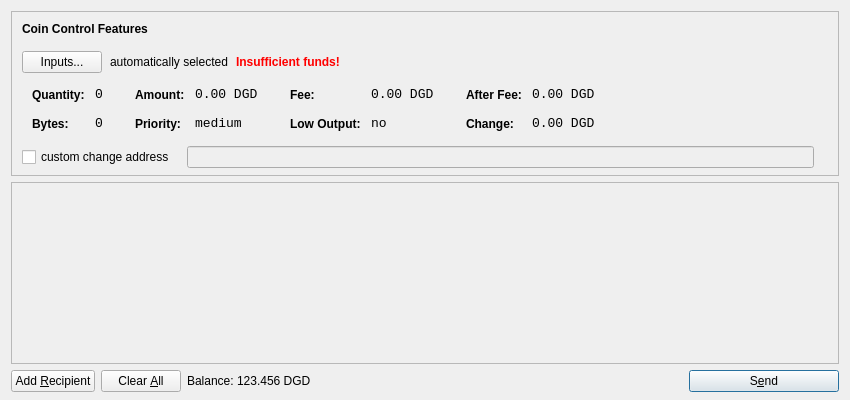
<?xml version="1.0" encoding="UTF-8"?>
<ui version="4.0">
 <class>SendCoinsDialog</class>
 <widget class="QDialog" name="SendCoinsDialog">
  <property name="geometry">
   <rect>
    <x>0</x>
    <y>0</y>
    <width>850</width>
    <height>400</height>
   </rect>
  </property>
  <property name="windowTitle">
   <string>Send Coins</string>
  </property>
  <layout class="QVBoxLayout" name="verticalLayout" stretch="0,1,0">
   <property name="bottomMargin">
    <number>8</number>
   </property>
   <item>
    <widget class="QFrame" name="frameCoinControl">
     <property name="sizePolicy">
      <sizepolicy hsizetype="Expanding" vsizetype="Expanding">
       <horstretch>0</horstretch>
       <verstretch>0</verstretch>
      </sizepolicy>
     </property>
     <property name="maximumSize">
      <size>
       <width>16777215</width>
       <height>16777215</height>
      </size>
     </property>
     <property name="frameShape">
      <enum>QFrame::StyledPanel</enum>
     </property>
     <property name="frameShadow">
      <enum>QFrame::Sunken</enum>
     </property>
     <layout class="QVBoxLayout" name="verticalLayoutCoinControl2">
      <property name="spacing">
       <number>-1</number>
      </property>
      <property name="leftMargin">
       <number>0</number>
      </property>
      <property name="topMargin">
       <number>0</number>
      </property>
      <property name="rightMargin">
       <number>0</number>
      </property>
      <property name="bottomMargin">
       <number>6</number>
      </property>
      <item>
       <layout class="QVBoxLayout" name="verticalLayoutCoinControl" stretch="0,0,0,0,1">
        <property name="spacing">
         <number>0</number>
        </property>
        <property name="leftMargin">
         <number>10</number>
        </property>
        <property name="topMargin">
         <number>10</number>
        </property>
        <item>
         <layout class="QHBoxLayout" name="horizontalLayoutCoinControl1">
          <property name="bottomMargin">
           <number>15</number>
          </property>
          <item>
           <widget class="QLabel" name="labelCoinControlFeatures">
            <property name="sizePolicy">
             <sizepolicy hsizetype="Preferred" vsizetype="Maximum">
              <horstretch>0</horstretch>
              <verstretch>0</verstretch>
             </sizepolicy>
            </property>
            <property name="font">
             <font>
              <weight>75</weight>
              <bold>true</bold>
             </font>
            </property>
            <property name="styleSheet">
             <string notr="true">font-weight:bold;</string>
            </property>
            <property name="text">
             <string>Coin Control Features</string>
            </property>
           </widget>
          </item>
         </layout>
        </item>
        <item>
         <layout class="QHBoxLayout" name="horizontalLayoutCoinControl2" stretch="0,0,0,0">
          <property name="spacing">
           <number>8</number>
          </property>
          <property name="bottomMargin">
           <number>10</number>
          </property>
          <item>
           <widget class="QPushButton" name="pushButtonCoinControl">
            <property name="styleSheet">
             <string notr="true"/>
            </property>
            <property name="text">
             <string>Inputs...</string>
            </property>
           </widget>
          </item>
          <item>
           <widget class="QLabel" name="labelCoinControlAutomaticallySelected">
            <property name="text">
             <string>automatically selected</string>
            </property>
            <property name="margin">
             <number>5</number>
            </property>
           </widget>
          </item>
          <item>
           <widget class="QLabel" name="labelCoinControlInsuffFunds">
            <property name="font">
             <font>
              <weight>75</weight>
              <bold>true</bold>
             </font>
            </property>
            <property name="styleSheet">
             <string notr="true">color:red;font-weight:bold;</string>
            </property>
            <property name="text">
             <string>Insufficient funds!</string>
            </property>
            <property name="margin">
             <number>5</number>
            </property>
           </widget>
          </item>
          <item>
           <spacer name="horizontalSpacerCoinControl">
            <property name="orientation">
             <enum>Qt::Horizontal</enum>
            </property>
            <property name="sizeHint" stdset="0">
             <size>
              <width>40</width>
              <height>1</height>
             </size>
            </property>
           </spacer>
          </item>
         </layout>
        </item>
        <item>
         <widget class="QWidget" name="widgetCoinControl" native="true">
          <property name="sizePolicy">
           <sizepolicy hsizetype="Preferred" vsizetype="Preferred">
            <horstretch>0</horstretch>
            <verstretch>0</verstretch>
           </sizepolicy>
          </property>
          <property name="minimumSize">
           <size>
            <width>0</width>
            <height>0</height>
           </size>
          </property>
          <property name="styleSheet">
           <string notr="true"/>
          </property>
          <layout class="QHBoxLayout" name="horizontalLayoutCoinControl5">
           <property name="margin">
            <number>0</number>
           </property>
           <item>
            <layout class="QHBoxLayout" name="horizontalLayoutCoinControl3" stretch="0,0,0,1">
             <property name="spacing">
              <number>20</number>
             </property>
             <property name="topMargin">
              <number>0</number>
             </property>
             <property name="bottomMargin">
              <number>10</number>
             </property>
             <item>
              <layout class="QFormLayout" name="formLayoutCoinControl1">
               <property name="horizontalSpacing">
                <number>10</number>
               </property>
               <property name="verticalSpacing">
                <number>14</number>
               </property>
               <property name="leftMargin">
                <number>10</number>
               </property>
               <property name="topMargin">
                <number>4</number>
               </property>
               <property name="rightMargin">
                <number>6</number>
               </property>
               <item row="0" column="0">
                <widget class="QLabel" name="labelCoinControlQuantityText">
                 <property name="styleSheet">
                  <string notr="true">font-weight:bold;</string>
                 </property>
                 <property name="text">
                  <string>Quantity:</string>
                 </property>
                 <property name="margin">
                  <number>0</number>
                 </property>
                </widget>
               </item>
               <item row="0" column="1">
                <widget class="QLabel" name="labelCoinControlQuantity">
                 <property name="font">
                  <font>
                   <family>Monospace</family>
                   <pointsize>10</pointsize>
                  </font>
                 </property>
                 <property name="cursor">
                  <cursorShape>IBeamCursor</cursorShape>
                 </property>
                 <property name="contextMenuPolicy">
                  <enum>Qt::ActionsContextMenu</enum>
                 </property>
                 <property name="text">
                  <string notr="true">0</string>
                 </property>
                 <property name="margin">
                  <number>0</number>
                 </property>
                 <property name="textInteractionFlags">
                  <set>Qt::LinksAccessibleByMouse|Qt::TextSelectableByKeyboard|Qt::TextSelectableByMouse</set>
                 </property>
                </widget>
               </item>
               <item row="1" column="0">
                <widget class="QLabel" name="labelCoinControlBytesText">
                 <property name="styleSheet">
                  <string notr="true">font-weight:bold;</string>
                 </property>
                 <property name="text">
                  <string>Bytes:</string>
                 </property>
                </widget>
               </item>
               <item row="1" column="1">
                <widget class="QLabel" name="labelCoinControlBytes">
                 <property name="font">
                  <font>
                   <family>Monospace</family>
                   <pointsize>10</pointsize>
                  </font>
                 </property>
                 <property name="cursor">
                  <cursorShape>IBeamCursor</cursorShape>
                 </property>
                 <property name="contextMenuPolicy">
                  <enum>Qt::ActionsContextMenu</enum>
                 </property>
                 <property name="text">
                  <string notr="true">0</string>
                 </property>
                 <property name="textInteractionFlags">
                  <set>Qt::LinksAccessibleByMouse|Qt::TextSelectableByKeyboard|Qt::TextSelectableByMouse</set>
                 </property>
                </widget>
               </item>
              </layout>
             </item>
             <item>
              <layout class="QFormLayout" name="formLayoutCoinControl2">
               <property name="horizontalSpacing">
                <number>10</number>
               </property>
               <property name="verticalSpacing">
                <number>14</number>
               </property>
               <property name="leftMargin">
                <number>6</number>
               </property>
               <property name="topMargin">
                <number>4</number>
               </property>
               <property name="rightMargin">
                <number>6</number>
               </property>
               <item row="0" column="0">
                <widget class="QLabel" name="labelCoinControlAmountText">
                 <property name="styleSheet">
                  <string notr="true">font-weight:bold;</string>
                 </property>
                 <property name="text">
                  <string>Amount:</string>
                 </property>
                 <property name="margin">
                  <number>0</number>
                 </property>
                </widget>
               </item>
               <item row="0" column="1">
                <widget class="QLabel" name="labelCoinControlAmount">
                 <property name="font">
                  <font>
                   <family>Monospace</family>
                   <pointsize>10</pointsize>
                  </font>
                 </property>
                 <property name="cursor">
                  <cursorShape>IBeamCursor</cursorShape>
                 </property>
                 <property name="contextMenuPolicy">
                  <enum>Qt::ActionsContextMenu</enum>
                 </property>
                 <property name="text">
                  <string notr="true">0.00 DGD</string>
                 </property>
                 <property name="textInteractionFlags">
                  <set>Qt::LinksAccessibleByMouse|Qt::TextSelectableByKeyboard|Qt::TextSelectableByMouse</set>
                 </property>
                </widget>
               </item>
               <item row="1" column="0">
                <widget class="QLabel" name="labelCoinControlPriorityText">
                 <property name="styleSheet">
                  <string notr="true">font-weight:bold;</string>
                 </property>
                 <property name="text">
                  <string>Priority:</string>
                 </property>
                </widget>
               </item>
               <item row="1" column="1">
                <widget class="QLabel" name="labelCoinControlPriority">
                 <property name="font">
                  <font>
                   <family>Monospace</family>
                   <pointsize>10</pointsize>
                  </font>
                 </property>
                 <property name="cursor">
                  <cursorShape>IBeamCursor</cursorShape>
                 </property>
                 <property name="contextMenuPolicy">
                  <enum>Qt::ActionsContextMenu</enum>
                 </property>
                 <property name="text">
                  <string>medium</string>
                 </property>
                 <property name="textInteractionFlags">
                  <set>Qt::LinksAccessibleByMouse|Qt::TextSelectableByKeyboard|Qt::TextSelectableByMouse</set>
                 </property>
                </widget>
               </item>
              </layout>
             </item>
             <item>
              <layout class="QFormLayout" name="formLayoutCoinControl3">
               <property name="horizontalSpacing">
                <number>10</number>
               </property>
               <property name="verticalSpacing">
                <number>14</number>
               </property>
               <property name="leftMargin">
                <number>6</number>
               </property>
               <property name="topMargin">
                <number>4</number>
               </property>
               <property name="rightMargin">
                <number>6</number>
               </property>
               <item row="0" column="0">
                <widget class="QLabel" name="labelCoinControlFeeText">
                 <property name="styleSheet">
                  <string notr="true">font-weight:bold;</string>
                 </property>
                 <property name="text">
                  <string>Fee:</string>
                 </property>
                 <property name="margin">
                  <number>0</number>
                 </property>
                </widget>
               </item>
               <item row="0" column="1">
                <widget class="QLabel" name="labelCoinControlFee">
                 <property name="font">
                  <font>
                   <family>Monospace</family>
                   <pointsize>10</pointsize>
                  </font>
                 </property>
                 <property name="cursor">
                  <cursorShape>IBeamCursor</cursorShape>
                 </property>
                 <property name="contextMenuPolicy">
                  <enum>Qt::ActionsContextMenu</enum>
                 </property>
                 <property name="text">
                  <string notr="true">0.00 DGD</string>
                 </property>
                 <property name="textInteractionFlags">
                  <set>Qt::LinksAccessibleByMouse|Qt::TextSelectableByKeyboard|Qt::TextSelectableByMouse</set>
                 </property>
                </widget>
               </item>
               <item row="1" column="0">
                <widget class="QLabel" name="labelCoinControlLowOutputText">
                 <property name="styleSheet">
                  <string notr="true">font-weight:bold;</string>
                 </property>
                 <property name="text">
                  <string>Low Output:</string>
                 </property>
                </widget>
               </item>
               <item row="1" column="1">
                <widget class="QLabel" name="labelCoinControlLowOutput">
                 <property name="font">
                  <font>
                   <family>Monospace</family>
                   <pointsize>10</pointsize>
                  </font>
                 </property>
                 <property name="cursor">
                  <cursorShape>IBeamCursor</cursorShape>
                 </property>
                 <property name="contextMenuPolicy">
                  <enum>Qt::ActionsContextMenu</enum>
                 </property>
                 <property name="text">
                  <string>no</string>
                 </property>
                 <property name="textInteractionFlags">
                  <set>Qt::LinksAccessibleByMouse|Qt::TextSelectableByKeyboard|Qt::TextSelectableByMouse</set>
                 </property>
                </widget>
               </item>
              </layout>
             </item>
             <item>
              <layout class="QFormLayout" name="formLayoutCoinControl4">
               <property name="horizontalSpacing">
                <number>10</number>
               </property>
               <property name="verticalSpacing">
                <number>14</number>
               </property>
               <property name="leftMargin">
                <number>6</number>
               </property>
               <property name="topMargin">
                <number>4</number>
               </property>
               <property name="rightMargin">
                <number>6</number>
               </property>
               <item row="0" column="0">
                <widget class="QLabel" name="labelCoinControlAfterFeeText">
                 <property name="styleSheet">
                  <string notr="true">font-weight:bold;</string>
                 </property>
                 <property name="text">
                  <string>After Fee:</string>
                 </property>
                 <property name="margin">
                  <number>0</number>
                 </property>
                </widget>
               </item>
               <item row="0" column="1">
                <widget class="QLabel" name="labelCoinControlAfterFee">
                 <property name="font">
                  <font>
                   <family>Monospace</family>
                   <pointsize>10</pointsize>
                  </font>
                 </property>
                 <property name="cursor">
                  <cursorShape>IBeamCursor</cursorShape>
                 </property>
                 <property name="contextMenuPolicy">
                  <enum>Qt::ActionsContextMenu</enum>
                 </property>
                 <property name="text">
                  <string notr="true">0.00 DGD</string>
                 </property>
                 <property name="textInteractionFlags">
                  <set>Qt::LinksAccessibleByMouse|Qt::TextSelectableByKeyboard|Qt::TextSelectableByMouse</set>
                 </property>
                </widget>
               </item>
               <item row="1" column="0">
                <widget class="QLabel" name="labelCoinControlChangeText">
                 <property name="styleSheet">
                  <string notr="true">font-weight:bold;</string>
                 </property>
                 <property name="text">
                  <string>Change:</string>
                 </property>
                </widget>
               </item>
               <item row="1" column="1">
                <widget class="QLabel" name="labelCoinControlChange">
                 <property name="font">
                  <font>
                   <family>Monospace</family>
                   <pointsize>10</pointsize>
                  </font>
                 </property>
                 <property name="cursor">
                  <cursorShape>IBeamCursor</cursorShape>
                 </property>
                 <property name="contextMenuPolicy">
                  <enum>Qt::ActionsContextMenu</enum>
                 </property>
                 <property name="text">
                  <string notr="true">0.00 DGD</string>
                 </property>
                 <property name="textInteractionFlags">
                  <set>Qt::LinksAccessibleByMouse|Qt::TextSelectableByKeyboard|Qt::TextSelectableByMouse</set>
                 </property>
                </widget>
               </item>
              </layout>
             </item>
            </layout>
           </item>
          </layout>
         </widget>
        </item>
        <item>
         <layout class="QHBoxLayout" name="horizontalLayoutCoinControl4" stretch="0,0,0">
          <property name="spacing">
           <number>12</number>
          </property>
          <property name="sizeConstraint">
           <enum>QLayout::SetDefaultConstraint</enum>
          </property>
          <property name="topMargin">
           <number>5</number>
          </property>
          <property name="rightMargin">
           <number>5</number>
          </property>
          <item>
           <widget class="QCheckBox" name="checkBoxCoinControlChange">
            <property name="text">
             <string>custom change address</string>
            </property>
           </widget>
          </item>
          <item>
           <widget class="QLineEdit" name="lineEditCoinControlChange">
            <property name="enabled">
             <bool>false</bool>
            </property>
            <property name="sizePolicy">
             <sizepolicy hsizetype="Expanding" vsizetype="Fixed">
              <horstretch>0</horstretch>
              <verstretch>0</verstretch>
             </sizepolicy>
            </property>
           </widget>
          </item>
          <item>
           <widget class="QLabel" name="labelCoinControlChangeLabel">
            <property name="sizePolicy">
             <sizepolicy hsizetype="Preferred" vsizetype="Expanding">
              <horstretch>0</horstretch>
              <verstretch>0</verstretch>
             </sizepolicy>
            </property>
            <property name="minimumSize">
             <size>
              <width>0</width>
              <height>0</height>
             </size>
            </property>
            <property name="text">
             <string/>
            </property>
            <property name="margin">
             <number>3</number>
            </property>
           </widget>
          </item>
         </layout>
        </item>
        <item>
         <spacer name="verticalSpacerCoinControl">
          <property name="orientation">
           <enum>Qt::Vertical</enum>
          </property>
          <property name="sizeHint" stdset="0">
           <size>
            <width>800</width>
            <height>1</height>
           </size>
          </property>
         </spacer>
        </item>
       </layout>
      </item>
     </layout>
    </widget>
   </item>
   <item>
    <widget class="QScrollArea" name="scrollArea">
     <property name="widgetResizable">
      <bool>true</bool>
     </property>
     <widget class="QWidget" name="scrollAreaWidgetContents">
      <property name="geometry">
       <rect>
        <x>0</x>
        <y>0</y>
        <width>830</width>
        <height>165</height>
       </rect>
      </property>
      <layout class="QVBoxLayout" name="verticalLayout_2">
       <property name="margin">
        <number>0</number>
       </property>
       <item>
        <layout class="QVBoxLayout" name="entries">
         <property name="spacing">
          <number>6</number>
         </property>
        </layout>
       </item>
       <item>
        <spacer name="verticalSpacer">
         <property name="orientation">
          <enum>Qt::Vertical</enum>
         </property>
         <property name="sizeHint" stdset="0">
          <size>
           <width>20</width>
           <height>40</height>
          </size>
         </property>
        </spacer>
       </item>
      </layout>
     </widget>
    </widget>
   </item>
   <item>
    <layout class="QHBoxLayout" name="horizontalLayout">
     <item>
      <widget class="QPushButton" name="addButton">
       <property name="toolTip">
        <string>Send to multiple recipients at once</string>
       </property>
       <property name="text">
        <string>Add &amp;Recipient</string>
       </property>
       <property name="icon">
        <iconset resource="../dgdollartest2.qrc">
         <normaloff>:/icons/add</normaloff>:/icons/add</iconset>
       </property>
       <property name="autoDefault">
        <bool>false</bool>
       </property>
      </widget>
     </item>
     <item>
      <widget class="QPushButton" name="clearButton">
       <property name="sizePolicy">
        <sizepolicy hsizetype="Minimum" vsizetype="Fixed">
         <horstretch>0</horstretch>
         <verstretch>0</verstretch>
        </sizepolicy>
       </property>
       <property name="toolTip">
        <string>Remove all transaction fields</string>
       </property>
       <property name="text">
        <string>Clear &amp;All</string>
       </property>
       <property name="icon">
        <iconset resource="../dgdollartest2.qrc">
         <normaloff>:/icons/remove</normaloff>:/icons/remove</iconset>
       </property>
       <property name="autoRepeatDelay">
        <number>300</number>
       </property>
       <property name="autoDefault">
        <bool>false</bool>
       </property>
      </widget>
     </item>
     <item>
      <layout class="QHBoxLayout" name="horizontalLayout_2">
       <property name="spacing">
        <number>3</number>
       </property>
       <item>
        <widget class="QLabel" name="label">
         <property name="text">
          <string>Balance:</string>
         </property>
        </widget>
       </item>
       <item>
        <widget class="QLabel" name="labelBalance">
         <property name="cursor">
          <cursorShape>IBeamCursor</cursorShape>
         </property>
         <property name="text">
          <string>123.456 DGD</string>
         </property>
         <property name="textInteractionFlags">
          <set>Qt::LinksAccessibleByMouse|Qt::TextSelectableByKeyboard|Qt::TextSelectableByMouse</set>
         </property>
        </widget>
       </item>
      </layout>
     </item>
     <item>
      <spacer name="horizontalSpacer">
       <property name="orientation">
        <enum>Qt::Horizontal</enum>
       </property>
       <property name="sizeHint" stdset="0">
        <size>
         <width>40</width>
         <height>20</height>
        </size>
       </property>
      </spacer>
     </item>
     <item>
      <widget class="QPushButton" name="sendButton">
       <property name="minimumSize">
        <size>
         <width>150</width>
         <height>0</height>
        </size>
       </property>
       <property name="toolTip">
        <string>Confirm the send action</string>
       </property>
       <property name="text">
        <string>S&amp;end</string>
       </property>
       <property name="icon">
        <iconset resource="../dgdollartest2.qrc">
         <normaloff>:/icons/send</normaloff>:/icons/send</iconset>
       </property>
       <property name="default">
        <bool>true</bool>
       </property>
      </widget>
     </item>
    </layout>
   </item>
  </layout>
 </widget>
 <resources>
  <include location="../dgdollartest2.qrc"/>
 </resources>
 <connections/>
</ui>
